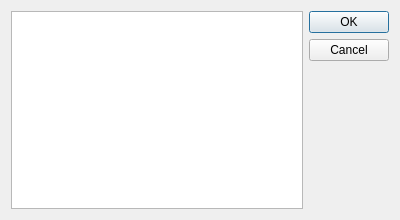
<?xml version="1.0" encoding="UTF-8"?>
<ui version="4.0">
 <class>CEventListJournals</class>
 <widget class="QDialog" name="CEventListJournals">
  <property name="geometry">
   <rect>
    <x>0</x>
    <y>0</y>
    <width>400</width>
    <height>220</height>
   </rect>
  </property>
  <property name="windowTitle">
   <string>Dialog</string>
  </property>
  <layout class="QHBoxLayout" name="horizontalLayout">
   <item>
    <widget class="QListWidget" name="listwgtListEventJournals"/>
   </item>
   <item>
    <widget class="QDialogButtonBox" name="buttonBox">
     <property name="orientation">
      <enum>Qt::Vertical</enum>
     </property>
     <property name="standardButtons">
      <set>QDialogButtonBox::Cancel|QDialogButtonBox::Ok</set>
     </property>
    </widget>
   </item>
  </layout>
 </widget>
 <tabstops>
  <tabstop>listwgtListEventJournals</tabstop>
 </tabstops>
 <resources/>
 <connections>
  <connection>
   <sender>buttonBox</sender>
   <signal>accepted()</signal>
   <receiver>CEventListJournals</receiver>
   <slot>accept()</slot>
   <hints>
    <hint type="sourcelabel">
     <x>248</x>
     <y>254</y>
    </hint>
    <hint type="destinationlabel">
     <x>157</x>
     <y>274</y>
    </hint>
   </hints>
  </connection>
  <connection>
   <sender>buttonBox</sender>
   <signal>rejected()</signal>
   <receiver>CEventListJournals</receiver>
   <slot>reject()</slot>
   <hints>
    <hint type="sourcelabel">
     <x>316</x>
     <y>260</y>
    </hint>
    <hint type="destinationlabel">
     <x>286</x>
     <y>274</y>
    </hint>
   </hints>
  </connection>
 </connections>
</ui>
